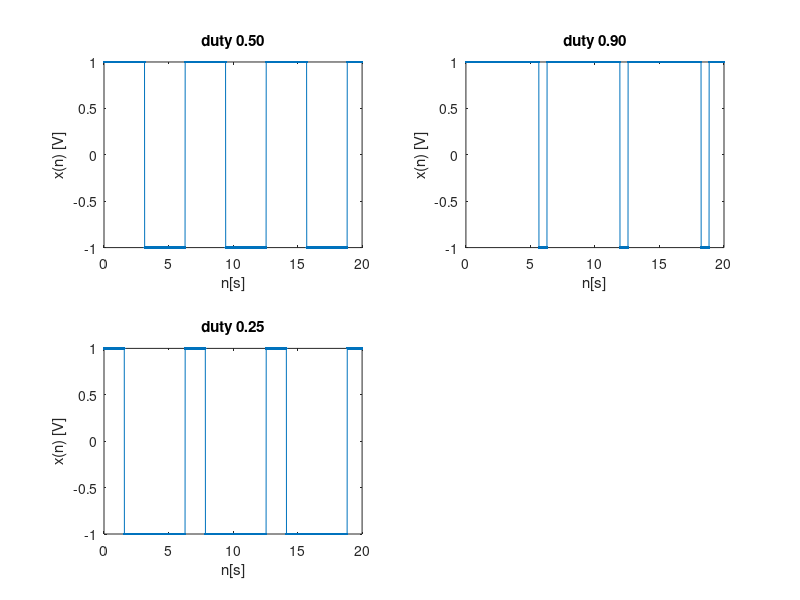

This figure's MATLAB source:
clear 
clc
pkg load signal

n=(0:0.01:20); %[s]
subplot(2,2,1);
x1=square(n,50); % duty given in percentage
grid on;
plot(n,x1,'.-');
title('duty 0.50');
xlabel('n[s]');
ylabel('x(n) [V]');

subplot(2,2,2);
x2=square(n,90);
grid on;
plot(n,x2,'.-');
title('duty 0.90');
xlabel('n[s]');
ylabel('x(n) [V]');

subplot(2,2,3);
x3=square(n,25);
grid on;
plot(n,x3,'.-');
title('duty 0.25');
xlabel('n[s]');
ylabel('x(n) [V]');
